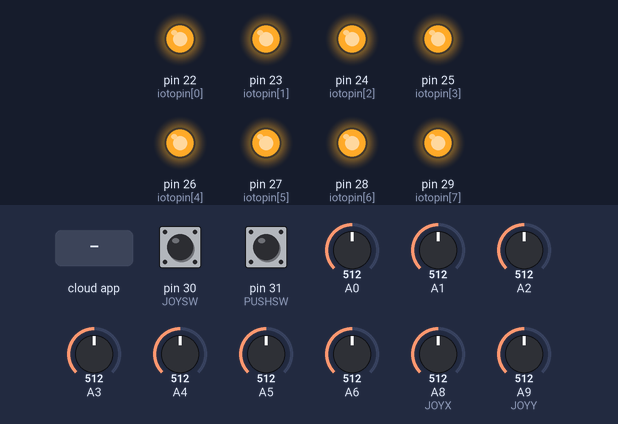
A sketch run on a simulated Arduino Mega 2560, built with avr-gcc and run on an emulated ATmega2560. On the bench: output pins drawn as LEDs (lit = HIGH). Inputs (shaded band) come from the test bench; at power-on: pin 30 (JOYSW) HIGH, pin 31 (PUSHSW) HIGH, A0 = 512, A1 = 512, A2 = 512, A3 = 512, A4 = 512, A5 = 512, A6 = 512, A8 (JOYX) = 512, A9 (JOYY) = 512. The ROS host is connected and sends only what is stated.

Above: at 1.2 s.
1.3 s: the phone or cloud app sets mode_setter to 0
At 2.5 s:
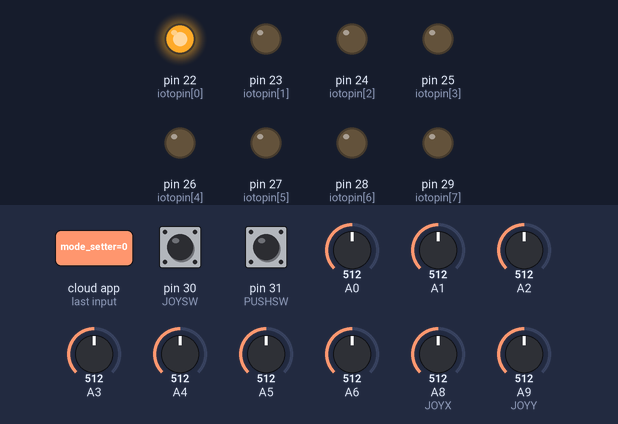
2.8 s: the phone or cloud app sets mode_setter to 45
At 3.8 s:
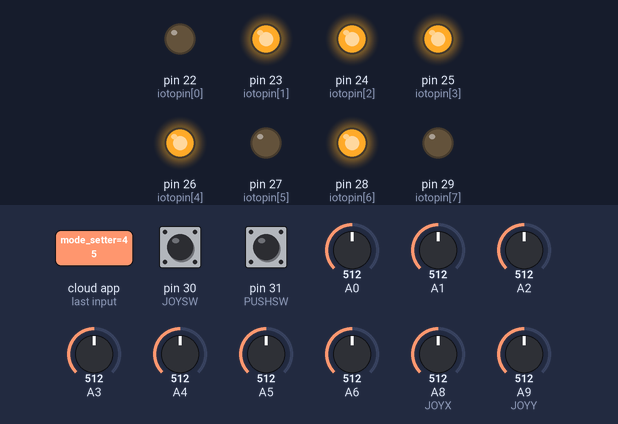
4.4 s: the phone or cloud app sets mode_setter to 90
At 5.6 s:
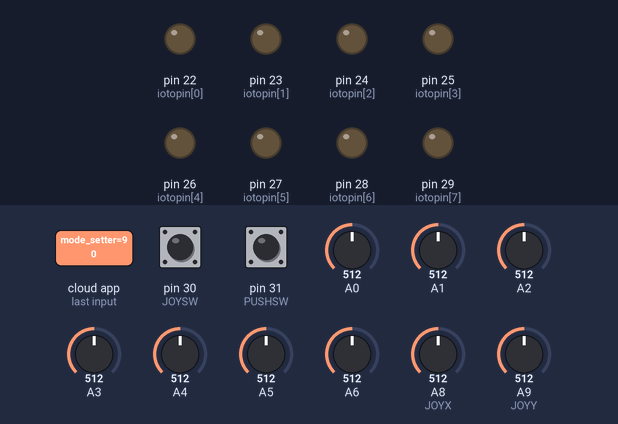
5.9 s: the phone or cloud app sets mode_setter to 45
At 6.5 s:
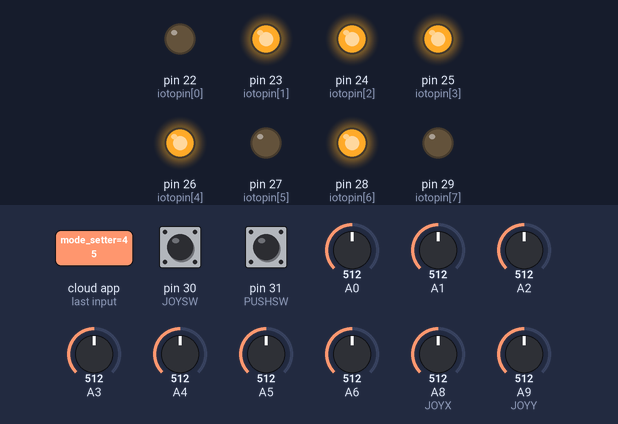
7.4 s: the phone or cloud app sets mode_setter to 0
At 8.3 s:
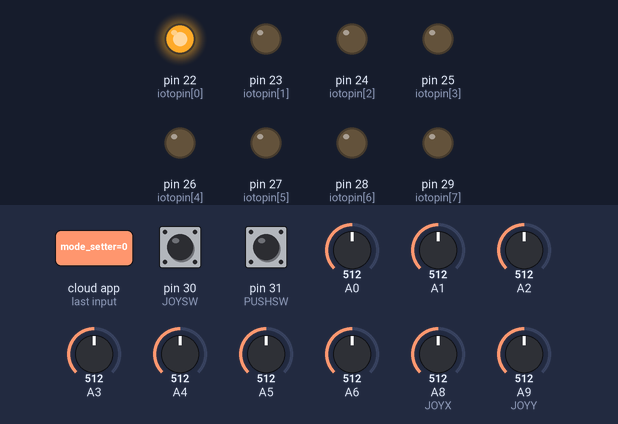
8.9 s: the phone or cloud app sets mode_setter to 180
At 9.8 s:
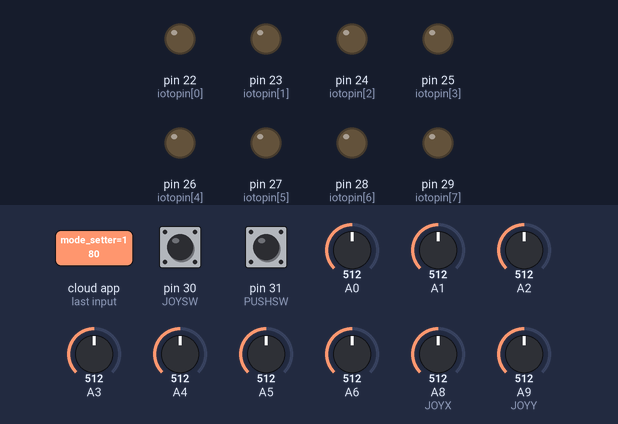
Timing chart, 0 to 11.4 s (numbered marks = the images above; inputs shaded):
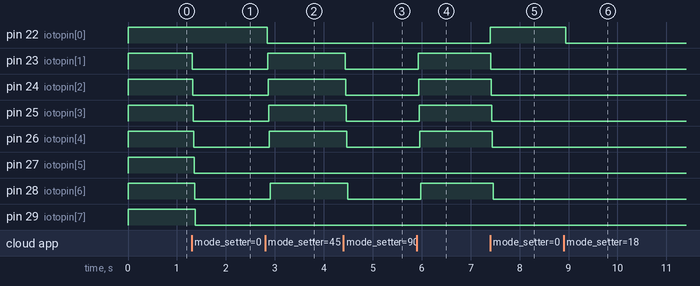

Measured:
- after the input at 1.3 s, pin 23 (iotopin[1]), pin 24 (iotopin[2]), pin 25 (iotopin[3]), pin 26 (iotopin[4]): HIGH → LOW at once; pin 27 (iotopin[5]): HIGH → LOW after 0.05 s; pin 28 (iotopin[6]): HIGH → LOW after 0.06 s; pin 29 (iotopin[7]): HIGH → LOW after 0.07 s
- after the input at 2.8 s, pin 22 (iotopin[0]): HIGH → LOW at once; pin 23 (iotopin[1]): LOW → HIGH after 0.05 s; pin 24 (iotopin[2]): LOW → HIGH after 0.06 s; pin 25 (iotopin[3]): LOW → HIGH after 0.07 s; pin 26 (iotopin[4]): LOW → HIGH after 0.08 s
- after the input at 4.4 s, pin 23 (iotopin[1]): HIGH → LOW at once; pin 24 (iotopin[2]): HIGH → LOW after 0.05 s; pin 25 (iotopin[3]): HIGH → LOW after 0.06 s; pin 26 (iotopin[4]): HIGH → LOW after 0.07 s; pin 28 (iotopin[6]): HIGH → LOW after 0.09 s
- after the input at 5.9 s, pin 23 (iotopin[1]), pin 24 (iotopin[2]): LOW → HIGH at once; pin 25 (iotopin[3]): LOW → HIGH after 0.05 s; pin 26 (iotopin[4]): LOW → HIGH after 0.06 s; pin 28 (iotopin[6]): LOW → HIGH after 0.08 s
- after the input at 7.4 s, pin 22 (iotopin[0]): LOW → HIGH at once; pin 23 (iotopin[1]), pin 24 (iotopin[2]), pin 25 (iotopin[3]), pin 26 (iotopin[4]): HIGH → LOW at once; pin 28 (iotopin[6]): HIGH → LOW after 0.06 s
- after the input at 8.9 s, pin 22 (iotopin[0]): HIGH → LOW at once

The sketch:

send_pot.ino
```cpp
#include <ros.h>
#include <std_msgs/Int16MultiArray.h>
#include <std_msgs/Int16.h>
#include <stdlib.h>

ros::NodeHandle  nh;

std_msgs::Int16MultiArray pot_array, joysw_state;
ros::Publisher send_pot("send_pot", &pot_array);
// Analog
const int pot_num = 7;
const int JOYX = 8;
const int JOYY = 9;
// Digital
int iotopin[8] = {22, 23, 24, 25, 26, 27, 28, 29};
const int JOYSW = 30;
const int PUSHSW = 31;
// active low         A     B     C     D     E     F     G     H
int mode[6][8] = {{HIGH,  LOW,  LOW,  LOW,  LOW,  LOW,  LOW,  LOW}, //mode0 : ALL
                  {HIGH,  LOW,  LOW,  LOW,  LOW, HIGH, HIGH, HIGH}, //mode1 : fingers flex
                  {HIGH,  LOW,  LOW, HIGH, HIGH, LOW, HIGH, HIGH}, //mode2 : palm flex
                  {HIGH,  LOW,  LOW, HIGH, HIGH, HIGH,  LOW, HIGH}, //mode3 : thumb rot.
                  {HIGH,  LOW,  LOW, HIGH,  LOW,  LOW, HIGH, HIGH}, //mode4 : pick by thumb and index finger
                  { LOW, HIGH,  LOW,  LOW, HIGH,  LOW, HIGH, HIGH}  //mode5 : for keep grasp function
                  };

int pot_offset[3][pot_num] = {{725,515,950,820,150,855,150}, //min angle
                              {-1 ,1  ,-1 ,-1 ,1  ,-1 ,1  }, //sign
                              {550,780,560,540,485,555,480}}; //max angle

void modeChangeCb(const std_msgs::Int16& mode_msg){
  nh.loginfo("\n");
  char str[8];
  itoa(mode_msg.data, str, 10);
  nh.loginfo(str);
  for(int i = 0; i < 8; i++){
    itoa(mode[mode_msg.data][i], str, 10);
    nh.loginfo(str); // print high or low
    digitalWrite(iotopin[i], mode[mode_msg.data][i]);
    delay(10);
  }
}

ros::Subscriber<std_msgs::Int16> mode_changer("mode_setter", modeChangeCb);

void setup()
{
//  nh.getHardware()->setBaud(115200);
  nh.initNode();
  nh.advertise(send_pot);
  nh.subscribe(mode_changer);
  pot_array.data = (int16_t*)malloc(sizeof(int16_t) * (pot_num + 4));
  pot_array.data_length = pot_num + 4;

  for(int i = 0; i < 8; i++){
    pinMode(iotopin[i], OUTPUT);
    digitalWrite(iotopin[i], HIGH);
  }
  pinMode(JOYSW, INPUT_PULLUP);
  pinMode(PUSHSW, INPUT_PULLUP);
}

void loop()
{
  for(int i = 0; i < pot_num; i++){
    pot_array.data[i] = 100*(float)(analogRead(i)-pot_offset[0][i])/(float)(pot_offset[2][i]-pot_offset[0][i]);
  }
  pot_array.data[pot_num] = analogRead(JOYX);
  pot_array.data[pot_num+1] = analogRead(JOYY);
  pot_array.data[pot_num+2] = digitalRead(JOYSW);
  pot_array.data[pot_num+3] = digitalRead(PUSHSW);
  send_pot.publish(&pot_array);
  nh.spinOnce();
  delay(50);
}
```
